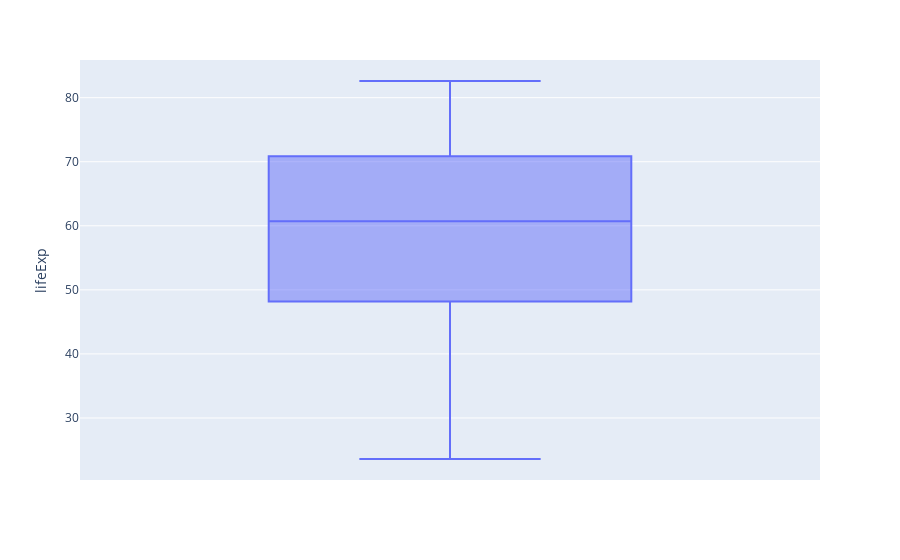

The notebook cell saved with this chart:
### Code cell
px.box(data_frame= gapminder, y = 'lifeExp')

### Figure 1 — Plotly figure (JSON) as saved in the notebook; plotly's stock layout.template omitted (floating-point values rounded to 4 significant figures; data arrays with more than 128 entries replaced by an {"elided": "..."} marker saying what was removed)
{"data": [{"alignmentgroup": "True", "hovertemplate": "lifeExp=%{y}<extra></extra>", "legendgroup": "", "marker": {"color": "#636efa"}, "name": "", "notched": false, "offsetgroup": "", "orientation": "v", "showlegend": false, "type": "box", "x0": " ", "xaxis": "x", "y": {"elided": "1704 float values"}, "y0": " ", "yaxis": "y"}], "layout": {"boxmode": "group", "legend": {"tracegroupgap": 0}, "margin": {"t": 60}, "xaxis": {"anchor": "y", "domain": [0, 1]}, "yaxis": {"anchor": "x", "domain": [0, 1], "title": {"text": "lifeExp"}}}}
